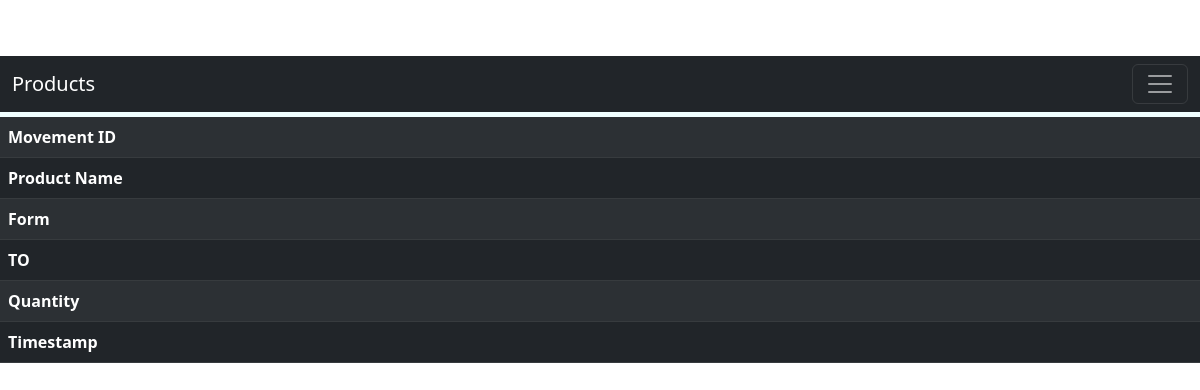
/view_product_movement/shoe Transport, run on an earlier commit of the app's database.
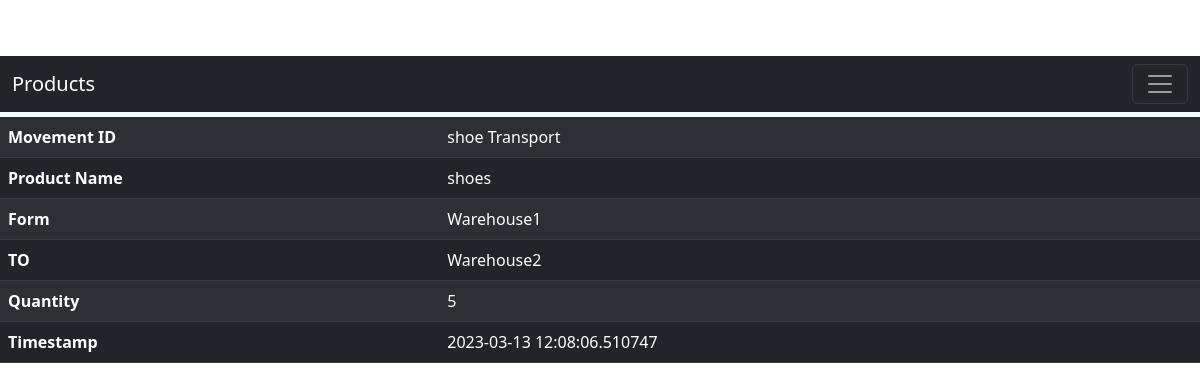
And on a later commit of the database.
### models.py (models this page shows, shortened)
class ProductMovement(db.Model):
    __tablename__ = 'productMovement'
    movement_id = db.Column(db.String(50), primary_key=True)
    timestamp = db.Column(db.DateTime, nullable=False,default=datetime.datetime.now())
    from_location = db.Column(db.String(50), db.ForeignKey('location.location_id'))
    to_location = db.Column(db.String(50), db.ForeignKey('location.location_id'))
    product_id = db.Column(db.String(50), db.ForeignKey('product.product_id'))
    qty = db.Column(db.Integer, nullable=False)

### App.py (the view)
@app.route('/view_product_movement/<movement_id>')
def view_product_movement(movement_id):
    product_movement = ProductMovement.query.filter_by(movement_id=movement_id).first()
    return render_template('view_product_movement.html', product_movement=product_movement)

### templates/view_product_movement.html (shortened to what this page needs)
{% include "index.html" %}
<!DOCTYPE html>
<html>
<head>
</head>
<body>
	<table class="table table-dark table-striped">
		<tr>
			<th>Movement ID</th>
			<td>{{ product_movement.movement_id }}</td>
		</tr>
		<tr>
			<th>Product Name</th>
			<td>{{ product_movement.product_id }}</td>
		</tr>
		<tr>
			<th>Form </th>
			<td>{{ product_movement.from_location }}</td>
		</tr>
		<tr>
			<th>TO </th>
			<td>{{ product_movement.to_location}}</td>
		</tr>
		<tr>
			<th>Quantity</th>
			<td>{{ product_movement.qty }}</td>
		</tr>
		<tr>
			<th>Timestamp</th>
			<td>{{ product_movement.timestamp }}</td>
		</tr>
	</table>
</body>
</html>

What changed in the data, as far as the page shows it:
added ProductMovement: movement_id "shoe Transport", product_id "shoes", from_location "Warehouse1", to_location "Warehouse2", qty "5", timestamp "2023-03-13 12:08:06.510747"
